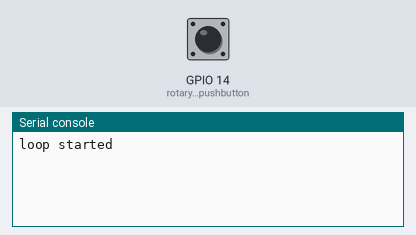
The program below on a simulated ESP32 board running MicroPython. On the bench: the last lines printed to the serial console. The test bench sets the inputs (shaded band); at power-on: GPIO 14 (rotary_encoder_pushbutton) HIGH.

Above: at 1.2 s.
1.3 s: GPIO 14 (rotary_encoder_pushbutton) pulled LOW for 0.15 s
At 2.4 s:
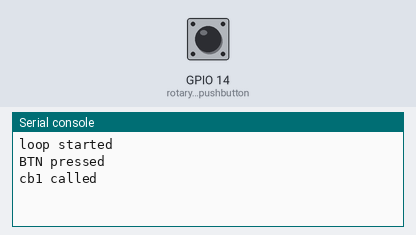
2.9 s: GPIO 14 (rotary_encoder_pushbutton) pulled LOW for 1 s
At 3.6 s:
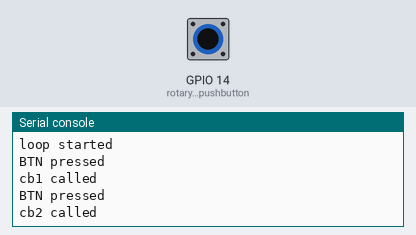
5.4 s: GPIO 14 (rotary_encoder_pushbutton) pulled LOW for 0.15 s
At 6.7 s:
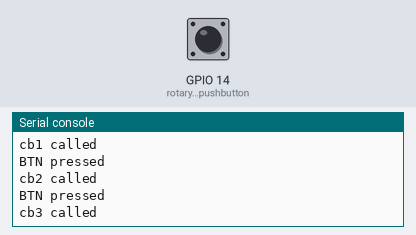

Measured:
- after the input at 1.3 s, the serial console: prints a new line at once (image 1)
- after the input at 2.9 s, the serial console: prints a new line at once (image 2)
- after the input at 5.4 s, the serial console: prints a new line at once (image 3)

The program:

2_4.py
```python
# IMPORTS
from machine import Pin
from cbhandler import CallbackHandler

# VARIABLES + OBJECTS
rotary_encoder_pushbutton = Pin(14, Pin.IN)
cb_handler = CallbackHandler(rotary_encoder_pushbutton)

# FUNCTIONS
def test_callback_1():
    print('cb1 called')

def test_callback_2():
    print('cb2 called')

def test_callback_3():
    print('cb3 called')

def test_callback_4():
    print('cb4 called')

# PROGRAMME
cb_handler.add_menu('test1', test_callback_1)
cb_handler.add_menu('test2', test_callback_2)
cb_handler.add_menu('test3', test_callback_3)
cb_handler.add_menu('test4', test_callback_4)
cb_handler.run()
```

cbhandler.py
```python
# IMPORTS
from time import sleep
from machine import Pin

# CLASSES
class CallbackHandler:
    def __init__(self, encoder_button):
        self.encoder_button = encoder_button # pin objekt til button
        self.menu_items = [] # liste til at holde dictionaries med tekst og cb
        self.encoder_last_state = None # gem sidste encoder state
        self.encode_button_pressed = False # flag til at tracke knaptryk
        self.callback_count = 0 # tæller igennem listen
        self.initialize_button()

    def initialize_button(self):
        self.encoder_button.irq(handler=self.encoder_button_callback, trigger = Pin.IRQ_FALLING)

    def encoder_button_callback(self, pin):
        if self.encode_button_pressed == False:
            self.encode_button_pressed = True

    def add_menu(self, text, callback): # funktion til at tilføje menu tekst + cb
        self.menu_items.append({'text':text, 'callback':callback})

    def run(self):
        print('loop started')
        while True:
            if self.encode_button_pressed:
                print('BTN pressed')
                callback = self.menu_items[self.callback_count]['callback']
                if callback:
                    callback()
                    self.encode_button_pressed = False
                    self.callback_count +=1
                    sleep(0.05)
```
